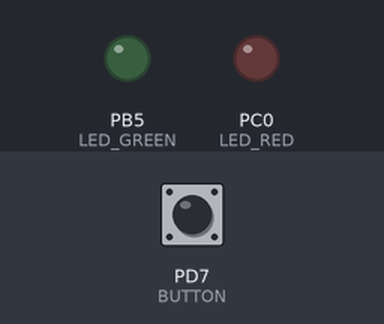
Bench run of a program on a simulated ATmega328P, built with avr-gcc and emulated at 16 MHz. On the bench: output pins drawn as LEDs (lit = HIGH). Dashed ring = blinking. The test bench sets the inputs (shaded band); at power-on: PD7 (BUTTON) HIGH.

Above: at 1.2 s.
1.3 s: PD7 (BUTTON) pulled LOW for 3.2 s
At 2.2 s:
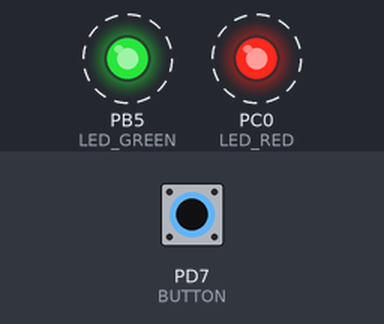
Timing chart, 0 to 6.8 s (numbered marks = the images above; inputs shaded):
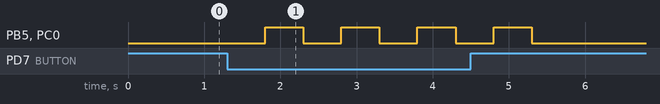

The program:

main.c
```c
// (licence header left out)
/* Defines -----------------------------------------------------------*/
#define LED_GREEN   PB5     // AVR pin where green LED is connected
#define LED_RED     PC0
#define BLINK_DELAY 500
#define BUTTON      PD7
#ifndef F_CPU
# define F_CPU 16000000     // CPU frequency in Hz required for delay
#endif

/* Includes ----------------------------------------------------------*/
#include <util/delay.h>     // Functions for busy-wait delay loops
#include <avr/io.h>         // AVR device-specific IO definitions
#include <avr/sfr_defs.h>
/* Functions ---------------------------------------------------------*/
/**********************************************************************
 * Function: Main function where the program execution begins
 * Purpose:  Toggle two LEDs when a push button is pressed.
 * Returns:  none
 **********************************************************************/
int main(void)
{
    // Green LED at port B
    // Set pin as output in Data Direction Register...
    DDRB = DDRB | (1<<LED_GREEN);
    // ...and turn LED off in Data Register
    PORTB = PORTB & ~(1<<LED_GREEN);

    // Configure the second LED at port C
    DDRC = DDRC | (1<<LED_RED);
    PORTC = PORTC & ~(1<<LED_RED);

    // Configure Push button at port D and enable internal pull-up resistor

    DDRD = DDRD & ~(1<<BUTTON);

    PORTD = PORTD | (1<<BUTTON);

    // Infinite loop
    while (1)
    {
        if(bit_is_clear(PIND, BUTTON))
        {
            _delay_ms(BLINK_DELAY);

            PORTC = PORTC |(1<<LED_RED);
            PORTB = PORTB | (1<<LED_GREEN);

            _delay_ms(BLINK_DELAY);

            PORTB = PORTB & ~(1<<LED_GREEN);
            PORTC = PORTC & ~(1<<LED_RED);

            loop_until_bit_is_clear(PIND, BUTTON);
        }
    }

    // Will never reach this
    return 0;
}
```

Measured:
- after the input at 1.3 s, PB5 (LED_GREEN), PC0 (LED_RED): alternates HIGH for 0.50 s and LOW for 0.50 s, 8 changes in all, then stays LOW, starting after 0.50 s
